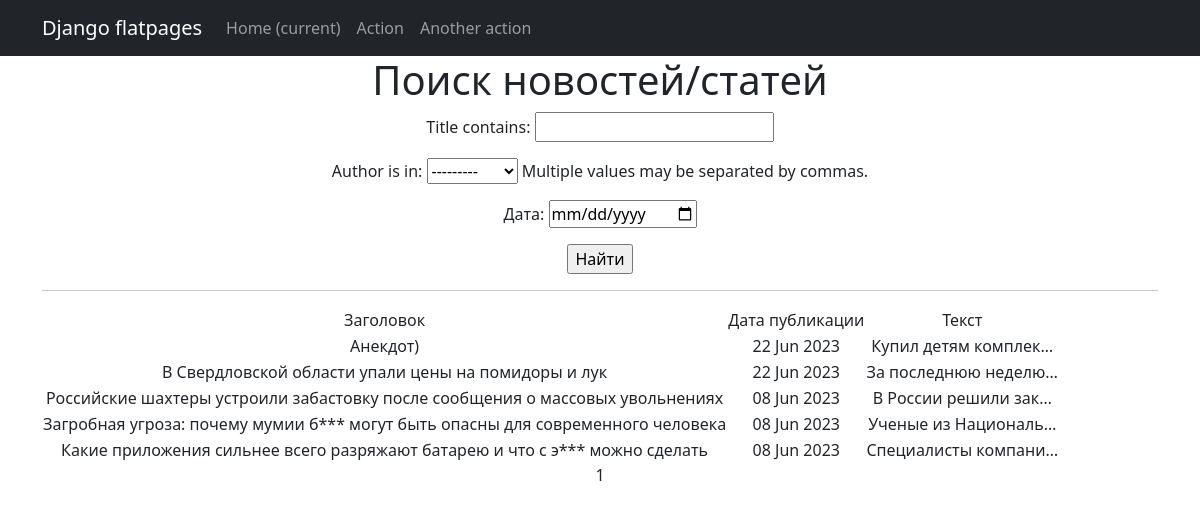
The app's page /news/search/ with its own data.
### news/models.py (models this page shows, shortened)
class Post(models.Model):
    article = 'AR'
    news = 'NW'
    type_to_choice = [
        (article, 'Статья'),
        (news, 'Новости')
    ]
    author = models.ForeignKey(Author, on_delete=models.CASCADE)
    post_type = models.CharField(max_length=2, choices=type_to_choice, default='article')
    time_of_creation = models.DateTimeField(auto_now_add=True)
    categories = models.ManyToManyField(Category, through='PostCategory')
    title = models.CharField(max_length=255)
    text = models.TextField(default='none')
    post_rating = models.FloatField(default=0.0)

### news/views.py (the view)
# urls.py: path('search/', PostSearch.as_view(), name='post_search')
class PostSearch(ListView):
    model = Post
    ordering = '-time_of_creation'
    template_name = 'post_search.html'
    context_object_name = 'post_search'
    paginate_by = 10
    def get_queryset(self):
        queryset = super().get_queryset()
        self.filterset = PostFilter(self.request.GET, queryset)
        return self.filterset.qs
    def get_context_data(self, **kwargs):
        context = super().get_context_data(**kwargs)
        context['filterset'] = self.filterset
        return context

### news/models.py (called while the page is built)
    def __str__(self):
        return f"{self.user}"

### news/templatetags/custom_filters.py (called while the page is built)
@register.filter()
def censor(value):
    bad_words = ['грибок', 'бля', 'этим', 'блин']
    try:
        if not isinstance(value, str):
            raise CensorException('Цензурироваться может только строковой тип данных (str).')
        for word in bad_words:
            if word.lower() in bad_words:
                value = value.replace(word, f"{word[0]}{'*' * (len(word) - 1)}")
        return value
    except CensorException as e:
        print(e)

### templates/post_search.html (shortened to what this page needs)
{% extends 'flatpages/default.html' %}
{% load custom_filters %}
{% block content %}
    <h1>Поиск новостей/статей</h1>
    <form action="" method="get">
        {{ filterset.form.as_p }}
        <input type="submit" value="Найти" />
    </form>
    <hr>
    {% if post_search %}
        <table>
            <tr>
                <td>Заголовок</td>
                <td>Дата публикации</td>
                <td>Текст</td>
            </tr>
            {% for post_detail in post_search %}
            <tr>
                <td>{{ post_detail.title|censor }}</td>
                <td>{{ post_detail.time_of_creation|date:'d M Y' }}</td>
                <td>{{ post_detail.text|truncatechars:20|censor }}</td>
            </tr>
            {% endfor %}
        </table>
    {% else %}
        <h2>Новостей нет!</h2>
    {% endif %}
   {{ page_obj.number }}
{% endblock content %}

### templates/flatpages/default.html (shortened to what this page needs)
<!DOCTYPE html>
<html lang="en">
    <head>
        {% load static %}
        <link href="{% static 'css/styles.css'%}" rel="stylesheet" />
    </head>
    <body>
<nav class="navbar navbar-expand-lg navbar-dark bg-dark static-top">
   <div class="container">
       <a class="navbar-brand" href="#">Django flatpages</a>
       <div class="collapse navbar-collapse" id="navbarResponsive">
           <ul class="navbar-nav ml-auto">
               <li class="nav-item active">
                   <a class="nav-link" href="#">Home
                       <span class="sr-only">(current)</span>
                   </a>
               </li>
               <li class="nav-item">
                   <a class="nav-link" href="/about/">Action</a>
               </li>
               <li class="nav-item">
                   <a class="nav-link" href="/contacts/">Another action</a>
               </li>
           </ul>
       </div>
   </div>
</nav>
<div class="container">
   <div class="row">
       <div class="col-lg-12 text-center">
           {% block content %}
           {% endblock content %}
       </div>
   </div>
</div>
    </body>
</html>

### records on screen
Post: title|censor "Анекдот)", time_of_creation "22 Jun 2023", text|censor "Купил детям комплек…"
Post: title|censor "В Свердловской области упали цены на помидоры и лук", time_of_creation "22 Jun 2023", text|censor "За последнюю неделю…"
Post: title|censor "Российские шахтеры устроили забастовку после сообщения о массовых увольнениях", time_of_creation "08 Jun 2023", text|censor "В России решили зак…"
Post: title|censor "Загробная угроза: почему мумии б*** могут быть опасны для современного человека", time_of_creation "08 Jun 2023", text|censor "Ученые из Националь…"
Post: title|censor "Какие приложения сильнее всего разряжают батарею и что с э*** можно сделать", time_of_creation "08 Jun 2023", text|censor "Специалисты компани…"

### other values on screen
{{ page_obj.number }} "1"
